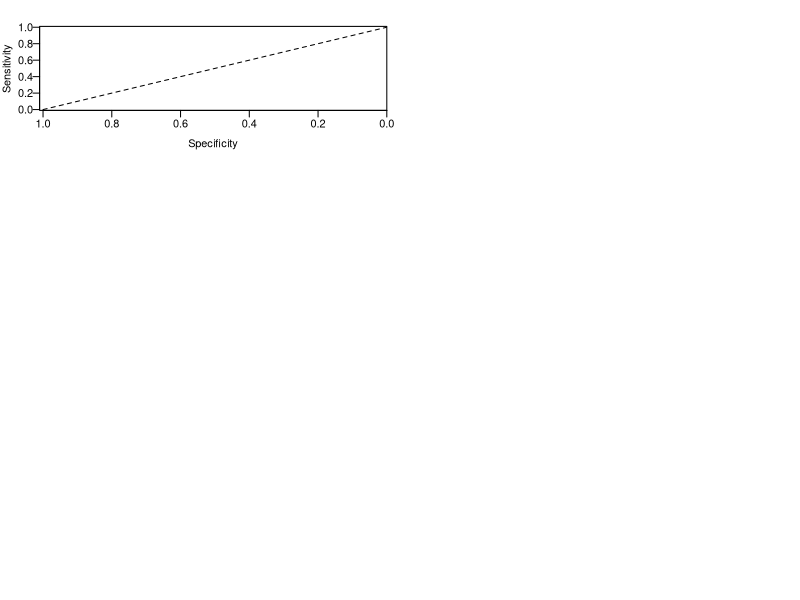

Here is the R script that generated this plot: (Note: this script raises an error after producing the figure.)
#**Figure 1: Prediction of RESPONSE/REMISSION in treated subjects using all clinical metadata, baseline microbiome alone, and combined**
#	*Question:* Can the microbiome, clinical metadata, or combined models reliably predict response?
#*Goal:* Show clinical metadata isn’t great for prediction and improvement of prediction using microbiome. Show taxa marked as important for prediction are abundant enough to care about
#A. Response ROCs
#B. Response Model Performance vs. reality
#C. Top predictive taxa and abundance based on response	
#D. REMISSION ROCs
#E. REMISSION Model Performance vs. reality
#F. Top predictive taxa and abundance based on remission

#tiff(RelRSPwk6Fig )

tiff('figures/Figure1.tiff', height=12, width=10, units='in', res=300)

layout(matrix(c(1,2,3,3,4, 5, 6, 6), 4, 2, byrow = TRUE))
par(mar=c(3,3,2,1), mgp=c(2,0.5,0))
plot(c(1,0),c(0,1), type='l', lty=2, xlim=c(1.01,0), ylim=c(-0.01,1.01), xaxs='i', yaxs='i', ylab='Sensitivity', xlab='Specificity', las=1)
plot(otu_relrespWK6_roc, add=T, lwd=2, col='royalblue', lty=1)
plot(md_relrespWK6_roc, add=T, lwd=2, col='grey5', lty=1)
plot(mdotu_relrespWK6_roc, add=T, lwd=2, col='red', lty=1)
title("Predicting Week 6 Response")
legend('bottomright', c(sprintf('Week 0 OTUs : AUC=%.3f',otu_relrespWK6_roc$auc), sprintf('Week 0 Clinical Data: AUC=%.3f',md_relrespWK6_roc$auc), sprintf('Combined: AUC=%.3f',mdotu_relrespWK6_roc$auc)), lwd=2, col=c('royalblue', 'grey5', 'red'), bty='n', lty=1)
mtext('A', at=1, side=3, line=0.1, font=2, cex=2)
#legend('bottomright', c(sprintf('Week 0 OTUs : AUC=%.3f',otu_relrespWK6_roc$auc), sprintf('Combined: AUC=%.3f',mdotu_relrespWK6_roc$auc)), lwd=2, col=c('royalblue', 'red'), bty='n', lty=1)

cutoff <- coords(roc=mdotu_relrespWK6_roc, x='best', best.method='y', ret=c('threshold'))
mdotu_relrespWK6_spec <- coords(mdotu_relrespWK6_roc, x=cutoff, input='thr', ret='spec')
mdotu_relrespWK6_sens <- coords(mdotu_relrespWK6_roc, x=mdotu_relrespWK6_spec, input='spec', ret='sens')
mdotu_relrespWK6_thr <- coords(mdotu_relrespWK6_roc, x=mdotu_relrespWK6_spec, input='spec', ret='thr')

points(coords(mdotu_relrespWK6_roc, x=cutoff, input='threshold', ret='specificity'),coords(mdotu_relrespWK6_roc, x=cutoff, input='threshold', ret='sensitivity'), col='red', cex=1.5, pch=10)

cutoff <- coords(roc=otu_relrespWK6_roc, x='best', best.method='y', ret=c('threshold'))
otu_relrespWK6_spec <- coords(otu_relrespWK6_roc, x=cutoff, input='thr', ret='spec')
otu_relrespWK6_sens <- coords(otu_relrespWK6_roc, x=otu_relrespWK6_spec, input='spec', ret='sens')
otu_relrespWK6_thr <- coords(otu_relrespWK6_roc, x=otu_relrespWK6_spec, input='spec', ret='thr')
points(coords(otu_relrespWK6_roc, x=cutoff, input='threshold', ret='specificity'),coords(otu_relrespWK6_roc, x=cutoff, input='threshold', ret='sensitivity'), col='royalblue', cex=1.5, pch=10)

cutoff <- coords(roc=md_relrespWK6_roc, x='best', best.method='y', ret=c('threshold'))
md_relrespWK6_spec <- coords(md_relrespWK6_roc, x=cutoff, input='thr', ret='spec')
md_relrespWK6_sens <- coords(md_relrespWK6_roc, x=md_relrespWK6_spec, input='spec', ret='sens')
md_relrespWK6_thr <- coords(md_relrespWK6_roc, x=md_relrespWK6_spec, input='spec', ret='thr')

points(coords(md_relrespWK6_roc, x=cutoff, input='threshold', ret='specificity'),coords(md_relrespWK6_roc, x=cutoff, input='threshold', ret='sensitivity'), col='black', cex=1.5, pch=10)

#pdf('data/figures/RSPwk6abunds.#pdf', height=6, width=8)
plot(1, type='n', xlim=c(0.5,2.5), ylim=c(0,1), ylab='', xlab='Response Week 6', xaxt='n', cex.axis=1.2)
title('Response Status Compared to Combined Model')
set.seed(32016)
stripchart(at=1, mdotu_relrespWK6_probs[mdotu_relrespWK6$'RelRSPwk6'==0], vertical=T, method='jitter', jitter=0.4, pch=21, bg='orange', add=T, cex=1.5)
stripchart(at=2, mdotu_relrespWK6_probs[mdotu_relrespWK6$'RelRSPwk6'==1], vertical=T, method='jitter', jitter=0.4, pch=21, bg='royalblue', add=T, cex=1.5)
mtext(side=2, text='Probability of Response', line=2.2, cex=0.8)
axis(1, at=c(1,2), labels=c('No', 'Yes'), cex.axis=1.2)
cutoff <- coords(roc=mdotu_relrespWK6_roc, x='best', best.method='y', ret=c('threshold')) #gives best point on curve for cutoff
abline(h=cutoff, lty=2)
legend("top", lty=2, sprintf('Model Threshold'))
mtext('B', at=0.5, side=3, line=0.1, font=2, cex=2)

tax<-read.table("../data/Jan400.simple.taxonomy.txt", header=T, sep='\t')


#Abundance stripchart or most predictive otus
oturf_otus  <- as.character(ordered(otu_relrespWK6_rf$Xopt))
oturf_otus <- oturf_otus[1:10]
#oturf_otus
no_abunds <- otu_relrespWK6[otu_relrespWK6$RelRSPwk6=='0', oturf_otus]/10000 + 1e-5
no_abunds <-na.omit(no_abunds)
yes_abunds <- otu_relrespWK6[otu_relrespWK6$RelRSPwk6=='1', oturf_otus]/10000 + 1e-5
yes_abunds<- na.omit(yes_abunds)

#pdf('figures/oturelRSPwk6abunds.pdf', height=6, width=8)
#layout(1)
par(mar=c(4, 10, 2, 2))
plot(1, type="n", ylim=c(0,length(oturf_otus )*2), xlim=c(1e-5,3), log="x", ylab="", xlab="Relative Abundance (%)", xaxt="n", yaxt="n")
title('Abundance of Top OTUs from Microbiome Model')
set.seed(32016)
index <- 1
for(i in oturf_otus ){
	stripchart(at=index-0.35, jitter(yes_abunds[,i], amount=1e-5), pch=21, bg="royalblue1", method="jitter", jitter=0.2, add=T, cex=1, lwd=0.5)
	stripchart(at=index+0.35, jitter(no_abunds[,i], amount=1e-5), pch=21, bg="orange", method="jitter", jitter=0.2, add=T, cex=1, lwd=0.5)
	segments(mean(yes_abunds[,i]),index-0.7,mean(yes_abunds[,i]),index, lwd=3)
	segments(mean(no_abunds[,i]),index+0.7,mean(no_abunds[,i]),index, lwd=3)
	index <- index + 2
}
#oturf_otus
rf_tax<-data.frame(oturf_otus)
colnames(rf_tax) <- c('OTU')

oturf_tax<-merge(rf_tax, tax, by='OTU')
oturf_tax<-oturf_tax[match(rf_tax$OTU, oturf_tax$OTU),]
axis(2, at=seq(1,index-2,2), labels=oturf_tax$Label, las=1, line=-0.5, tick=F, cex.axis=0.8)
axis(1, at=c(1e-5, 1e-4, 1e-3, 1e-2, 1e-1), label=c("0", "0.01", "0.1", "1", "10"))
legend('topright', legend=c("Response Week 6 No", "Response Week 6 Yes"), pch=c(21, 21, 21), pt.bg=c("orange","royalblue1", "red"), cex=0.7)
mtext('C', at=1.5e-6, side=3, line=0.1, font=2, cex=2)


#Remission
par(mar=c(3,3,2,1), mgp=c(2,0.5,0))
plot(c(1,0),c(0,1), type='l', lty=2, xlim=c(1.01,0), ylim=c(-0.01,1.01), xaxs='i', yaxs='i', ylab='Sensitivity', xlab='Specificity', las=1)
plot(otu_remWK6_roc, add=T, lwd=2, col='royalblue', lty=1)
plot(md_remWK6_roc, add=T, lwd=2, col='grey5', lty=1)
plot(mdotu_remWK6_roc, add=T, lwd=2, col='red', lty=1)
title("Predicting Week 6 Remission")
legend('bottomright', c(sprintf('Week 0 OTUs : AUC=%.3f', otu_remWK6_roc$auc),sprintf('Combined: AUC=%.3f',mdotu_remWK6_roc$auc), sprintf('Week 0 Clinical Data: AUC=%.3f',md_remWK6_roc$auc)), lwd=2, col=c('royalblue', 'red', "grey5"), bty='n', lty=1)
mtext('D', at=1, side=3, line=0.1, font=2, cex=2)

cutoff <- coords(roc=mdotu_remWK6_roc, x='best', best.method='y', ret=c('threshold'))
mdotu_remWK6_spec <- coords(mdotu_remWK6_roc, x=cutoff, input='thr', ret='spec')
mdotu_remWK6_sens <- coords(mdotu_remWK6_roc, x=mdotu_remWK6_spec, input='spec', ret='sens')
mdotu_remWK6_thr <- coords(mdotu_remWK6_roc, x=mdotu_remWK6_spec, input='spec', ret='thr')

points(coords(mdotu_remWK6_roc, x=cutoff, input='threshold', ret='specificity'),coords(mdotu_remWK6_roc, x=cutoff, input='threshold', ret='sensitivity'), col='red', cex=1.5, pch=10)

cutoff <- coords(roc=otu_remWK6_roc, x='best', best.method='y', ret=c('threshold'))
otu_remWK6_spec <- coords(otu_remWK6_roc, x=cutoff, input='thr', ret='spec')
otu_remWK6_sens <- coords(otu_remWK6_roc, x=otu_remWK6_spec, input='spec', ret='sens')
otu_remWK6_thr <- coords(otu_remWK6_roc, x=otu_remWK6_spec, input='spec', ret='thr')
points(coords(otu_remWK6_roc, x=cutoff, input='threshold', ret='specificity'),coords(otu_remWK6_roc, x=cutoff, input='threshold', ret='sensitivity'), col='royalblue', cex=1.5, pch=10)

cutoff <- coords(roc=md_remWK6_roc, x='best', best.method='y', ret=c('threshold'))
md_remWK6_spec <- coords(md_remWK6_roc, x=cutoff, input='thr', ret='spec')
md_remWK6_sens <- coords(md_remWK6_roc, x=md_remWK6_spec, input='spec', ret='sens')
md_remWK6_thr <- coords(md_remWK6_roc, x=md_remWK6_spec, input='spec', ret='thr')

points(coords(md_remWK6_roc, x=cutoff, input='threshold', ret='specificity'),coords(md_remWK6_roc, x=cutoff, input='threshold', ret='sensitivity'), col='black', cex=1.5, pch=10)
#dev.off()

#compared to model
plot(1, type='n', xlim=c(0.5,2.5), ylim=c(0,1), ylab='', xlab='Remission Week 6', xaxt='n', cex.axis=1.2)
title('Remission Status Compared to Combined Model')
set.seed(32016)
stripchart(at=1, mdotu_remWK6_probs[mdotu_remWK6$REMISSwk6=='0'], vertical=T, method='jitter', jitter=0.4, pch=21, bg='orange', add=T, cex=1.5)
stripchart(at=2, mdotu_remWK6_probs[mdotu_remWK6$REMISSwk6=='1'], vertical=T, method='jitter', jitter=0.4, pch=21, bg='royalblue', add=T, cex=1.5)
mtext(side=2, text='Probability of Response', line=2.2, cex=0.8)
axis(1, at=c(1,2), labels=c('No', 'Yes'), cex.axis=1.2)
cutoff <- coords(roc=mdotu_remWK6_roc, x='best', best.method='y', ret=c('threshold')) #gives best point on curve for cutoff
abline(h=cutoff, lty=2)
legend("top", lty=2, sprintf('Model Threshold'))
mtext('E', at=0.5, side=3, line=0.1, font=2, cex=2)

#Abundance stripchart or most predictive otus
tax<-read.table("../data/Jan400.simple.taxonomy.txt", header=T, sep='\t')

oturf_otus  <- as.character(otu_remWK6_rf$Xopt)
oturf_otus <- oturf_otus[1:10]
no_abunds <- otu_remWK6[otu_remWK6$REMISSwk6=='0', oturf_otus]/10000 + 1e-5
no_abunds <-na.omit(no_abunds)
yes_abunds <- otu_remWK6[otu_remWK6$REMISSwk6=='1', oturf_otus]/10000 + 1e-5
yes_abunds<- na.omit(yes_abunds)

#pdf('figures/otuREMwk6abunds.pdf', height=6, width=8)
#layout(1)
par(mar=c(4, 10, 2, 2))
plot(1, type="n", ylim=c(0,length(oturf_otus )*2), xlim=c(1e-5,3), log="x", ylab="", xlab="Relative Abundance (%)", xaxt="n", yaxt="n")
title('Abundance of Top OTUs from Microbiome Model')
set.seed(32016)
index <- 1
for(i in oturf_otus ){
	stripchart(at=index-0.35, jitter(yes_abunds[,i], amount=1e-5), pch=21, bg="royalblue1", method="jitter", jitter=0.2, add=T, cex=1, lwd=0.5)
	stripchart(at=index+0.35, jitter(no_abunds[,i], amount=1e-5), pch=21, bg="orange", method="jitter", jitter=0.2, add=T, cex=1, lwd=0.5)
	segments(mean(yes_abunds[,i]),index-0.7,mean(yes_abunds[,i]),index, lwd=3)
	segments(mean(no_abunds[,i]),index+0.7,mean(no_abunds[,i]),index, lwd=3)
	index <- index + 2
}
#oturf_otus
rf_tax<-data.frame(oturf_otus)
colnames(rf_tax) <- c('OTU')

oturf_tax<-merge(rf_tax, tax, by='OTU')
oturf_tax<-oturf_tax[match(rf_tax$OTU, oturf_tax$OTU),]
oturf_tax<-oturf_tax$Label
axis(2, at=seq(1,index-2,2), labels=oturf_tax, las=1, line=-0.5, tick=F, cex.axis=0.8)
axis(1, at=c(1e-5, 1e-4, 1e-3, 1e-2, 1e-1), label=c("0", "0.01", "0.1", "1", "10"))
legend('topright', legend=c("Remission Week 6 No", "Remission Week 6 Yes", "Mean"), pch=c(21, 21, 21), pt.bg=c("orange","royalblue1", "red"), cex=0.7)
mtext('F', at=1.5e-6, side=3, line=1, font=2, cex=2)

dev.off()




